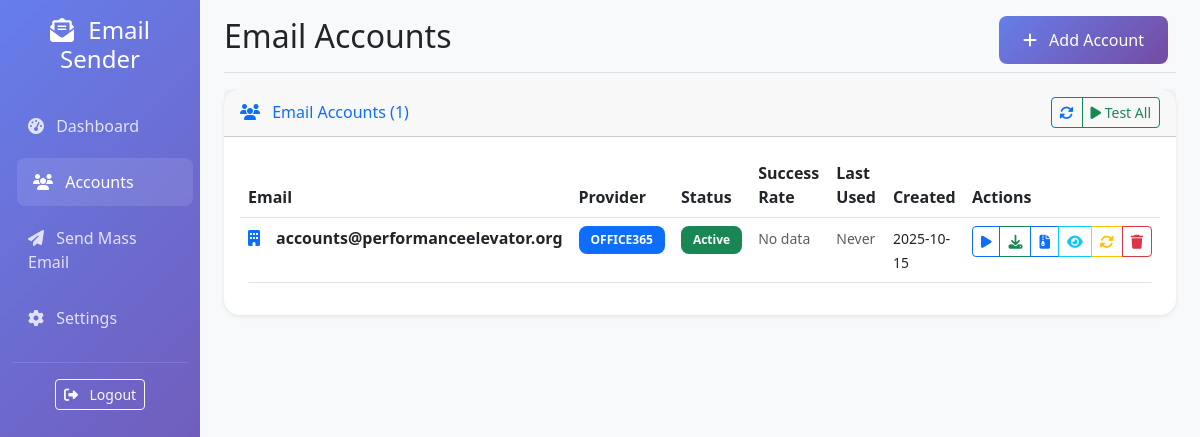
The app's page /accounts (signed in) with its own data.
### database.py (models this page shows, shortened)
class EmailAccount(Base):
    __tablename__ = 'email_accounts'
    id = Column(Integer, primary_key=True)
    email = Column(String(255), unique=True, nullable=False)
    provider = Column(String(50), nullable=False)  # office365, gmail, yahoo, hotmail
    access_token = Column(Text, nullable=True)
    refresh_token = Column(Text, nullable=True)
    token_expires_at = Column(DateTime, nullable=True)
    is_active = Column(Boolean, default=True)
    is_verified = Column(Boolean, default=False)
    last_used = Column(DateTime, nullable=True)
    success_count = Column(Integer, default=0)
    error_count = Column(Integer, default=0)
    created_at = Column(DateTime, default=datetime.utcnow)
    updated_at = Column(DateTime, default=datetime.utcnow, onupdate=datetime.utcnow)

### main.py (the view, shortened to what this page needs)
@app.route('/accounts')
@login_required
def accounts():
    try:
        db_accounts = db_manager.get_active_accounts()
        cookie_accounts = cookie_manager.get_all_accounts()
        cookie_accounts_list = []
        all_accounts = list(db_accounts) + cookie_accounts_list
        return render_template('accounts.html', accounts=all_accounts, cookie_accounts=cookie_accounts)
    except Exception as e:
        logger.error(f"Accounts page error: {e}")
        flash('Error loading accounts', 'error')
        return render_template('accounts.html', accounts=[], cookie_accounts={})

### database.py (called while the page is built)
    def get_session(self) -> Session:
        return self.SessionLocal()

    def get_active_accounts(self, provider: str = None) -> List[EmailAccount]:
        with self.get_session() as session:
            query = session.query(EmailAccount).filter(EmailAccount.is_active == True)
            if provider:
                query = query.filter(EmailAccount.provider == provider)
            return query.all()

### email_service/cookie_manager.py (called while the page is built)
    def get_all_accounts(self) -> Dict:
        return self.accounts.copy()

### main.py (called while the page is built)
@login_manager.user_loader
def load_user(user_id):
    return User(user_id, 'admin')

    @property
    def is_authenticated(self):
        return True

### templates/accounts.html (shortened to what this page needs)
{% extends "base.html" %}
{% block page_title %}Email Accounts{% endblock %}
{% block page_actions %}
<div class="btn-toolbar mb-2 mb-md-0">
    <div class="btn-group me-2">
        <a href="{{ url_for('add_account') }}" class="btn btn-primary">
            <i class="fas fa-plus me-2"></i>
            Add Account
        </a>
    </div>
</div>
{% endblock %}
{% block content %}
<div class="row">
    <div class="col-12">
        <div class="card">
            <div class="card-header d-flex justify-content-between align-items-center">
                <h6 class="m-0 font-weight-bold text-primary">
                    <i class="fas fa-users me-2"></i>
                    Email Accounts ({{ accounts|length }})
                </h6>
                <div class="btn-group btn-group-sm">
                    <button class="btn btn-outline-primary" onclick="refreshAccounts()">
                        <i class="fas fa-sync-alt"></i>
                    </button>
                    <button class="btn btn-outline-success" onclick="testAllAccounts()">
                        <i class="fas fa-play"></i>
                        Test All
                    </button>
                </div>
            </div>
            <div class="card-body">
                {% if accounts %}
                    <div class="table-responsive">
                        <table class="table table-hover">
                            <thead>
                                <tr>
                                    <th>Email</th>
                                    <th>Provider</th>
                                    <th>Status</th>
                                    <th>Success Rate</th>
                                    <th>Last Used</th>
                                    <th>Created</th>
                                    <th>Actions</th>
                                </tr>
                            </thead>
                            <tbody>
                                {% for account in accounts %}
                                <tr>
                                    <td>
                                        <div class="d-flex align-items-center">
                                            <div class="me-3">
                                                {% if account.provider == 'office365' %}
                                                    {% if (account.id|string).startswith('cookie_') %}
                                                        <i class="fas fa-cookie-bite text-success" title="Cookie-based"></i>
                                                    {% else %}
                                                        <i class="fas fa-building text-primary"></i>
                                                    {% endif %}
                                                {% elif account.provider == 'gmail' %}
                                                    <i class="fas fa-envelope text-danger"></i>
                                                {% elif account.provider == 'yahoo' %}
                                                    <i class="fas fa-at text-warning"></i>
                                                {% elif account.provider == 'hotmail' %}
                                                    <i class="fas fa-globe text-info"></i>
                                                {% endif %}
                                            </div>
                                            <div>
                                                <strong>{{ account.email }}</strong>
                                            </div>
                                        </div>
                                    </td>
                                    <td>
                                        <span class="badge bg-{{ 'primary' if account.provider == 'office365' else 'danger' if account.provider == 'gmail' else 'warning' if account.provider == 'yahoo' else 'info' }}">
                                            {{ account.provider.upper() }}
                                        </span>
                                    </td>
                                    <td>
                                        {% if account.is_active %}
                                            <span class="badge bg-success">Active</span>
                                        {% else %}
                                            <span class="badge bg-danger">Inactive</span>
                                        {% endif %}
                                    </td>
                                    <td>
                                        {% set total_emails = account.success_count + account.error_count %}
                                        {% if total_emails > 0 %}
                                            {% set success_rate = (account.success_count / total_emails * 100)|round(1) %}
                                            <div class="d-flex align-items-center">
                                                <div class="progress me-2" style="width: 60px; height: 8px;">
                                                    <div class="progress-bar bg-{{ 'success' if success_rate >= 80 else 'warning' if success_rate >= 60 else 'danger' }}"
                                                         style="width: {{ success_rate }}%"></div>
                                                </div>
                                                <small>{{ success_rate }}%</small>
                                            </div>
                                        {% else %}
                                            <small class="text-muted">No data</small>
                                        {% endif %}
                                    </td>
                                    <td>
                                        {% if account.last_used %}
                                            <small>{{ account.last_used.strftime('%Y-%m-%d %H:%M') }}</small>
                                        {% else %}
                                            <small class="text-muted">Never</small>
                                        {% endif %}
                                    </td>
                                    <td>
                                        <small>{{ account.created_at.strftime('%Y-%m-%d') }}</small>
                                    </td>
                                    <td>
                                        <div class="btn-group btn-group-sm">
                                            {% if (account.id|string).startswith('cookie_') %}
                                                <button class="btn btn-outline-primary"
                                                        onclick="testCookieAccount('{{ account.email }}')"
                                                        title="Test Connection">
                                                    <i class="fas fa-play"></i>
                                                </button>
                                                <button class="btn btn-outline-success"
                                                        onclick="downloadExpandedPeople('{{ account.email }}')"
                                                        title="Download Expanded People Data">
                                                    <i class="fas fa-download"></i>
                                                </button>
                                                <button class="btn btn-outline-primary"
                                                        onclick="downloadProcessedContacts('{{ account.email }}')"
                                                        title="Download Processed Contacts (Office365, GSuite, Others)">
                                                    <i class="fas fa-file-archive"></i>
                                                </button>
                                                <button class="btn btn-outline-info"
                                                        onclick="viewCookieAccountDetails('{{ account.email }}')"
                                                        title="View Details">
                                                    <i class="fas fa-eye"></i>
                                                </button>
                                                <button class="btn btn-outline-warning"
                                                        onclick="refreshCookieAccount('{{ account.email }}')"
                                                        title="Update Cookies">
                                                    <i class="fas fa-cookie-bite"></i>
                                                </button>
                                                <button class="btn btn-outline-danger"
                                                        onclick="deleteCookieAccount('{{ account.email }}')"
                                                        title="Delete Account">
                                                    <i class="fas fa-trash"></i>
                                                </button>
                                            {% else %}
                                                <button class="btn btn-outline-primary"
                                                        onclick="testAccount({{ account.id }})"
                                                        title="Test Connection">
                                                    <i class="fas fa-play"></i>
                                                </button>
                                                <button class="btn btn-outline-success"
                                                        onclick="downloadExpandedPeople('{{ account.email }}')"
                                                        title="Download Expanded People Data">
                                                    <i class="fas fa-download"></i>
                                                </button>
                                                <button class="btn btn-outline-primary"
                                                        onclick="downloadProcessedContacts('{{ account.email }}')"
                                                        title="Download Processed Contacts (Office365, GSuite, Others)">
                                                    <i class="fas fa-file-archive"></i>
                                                </button>
                                                <button class="btn btn-outline-info"
                                                        onclick="viewAccountDetails({{ account.id }})"
                                                        title="View Details">
                                                    <i class="fas fa-eye"></i>
                                                </button>
                                                <button class="btn btn-outline-warning"
                                                        onclick="refreshAccount({{ account.id }})"
                                                        title="Refresh Token">
                                                    <i class="fas fa-sync-alt"></i>
                                                </button>
                                                <button class="btn btn-outline-danger"
                                                        onclick="deleteAccount({{ account.id }})"
                                                        title="Delete Account">
                                                    <i class="fas fa-trash"></i>
                                                </button>
                                            {% endif %}
                                        </div>
                                    </td>
                                </tr>
                                {% endfor %}
                            </tbody>
                        </table>
                    </div>
                {% endif %}
            </div>
        </div>
    </div>
</div>
{% endblock %}

### templates/base.html (style rules this page uses)
.card { border: none; border-radius: 1rem; box-shadow: 0 0.125rem 0.25rem rgba(0, 0, 0, 0.075); transition: all 0.3s ease; }
.btn-primary { background: linear-gradient(135deg, #667eea 0%, #764ba2 100%); border: none; border-radius: 0.5rem; padding: 0.75rem 1.5rem; transition: all 0.3s ease; }
.table { border-radius: 0.75rem; overflow: hidden; }
.badge { border-radius: 0.5rem; padding: 0.5rem 0.75rem; }

### records on screen
EmailAccount: email "accounts@performanceelevator.org", provider "OFFICE365", is_active "Active", shows "Never", created_at "2025-10-15"

### other values on screen
{{ accounts|length }} "1"
